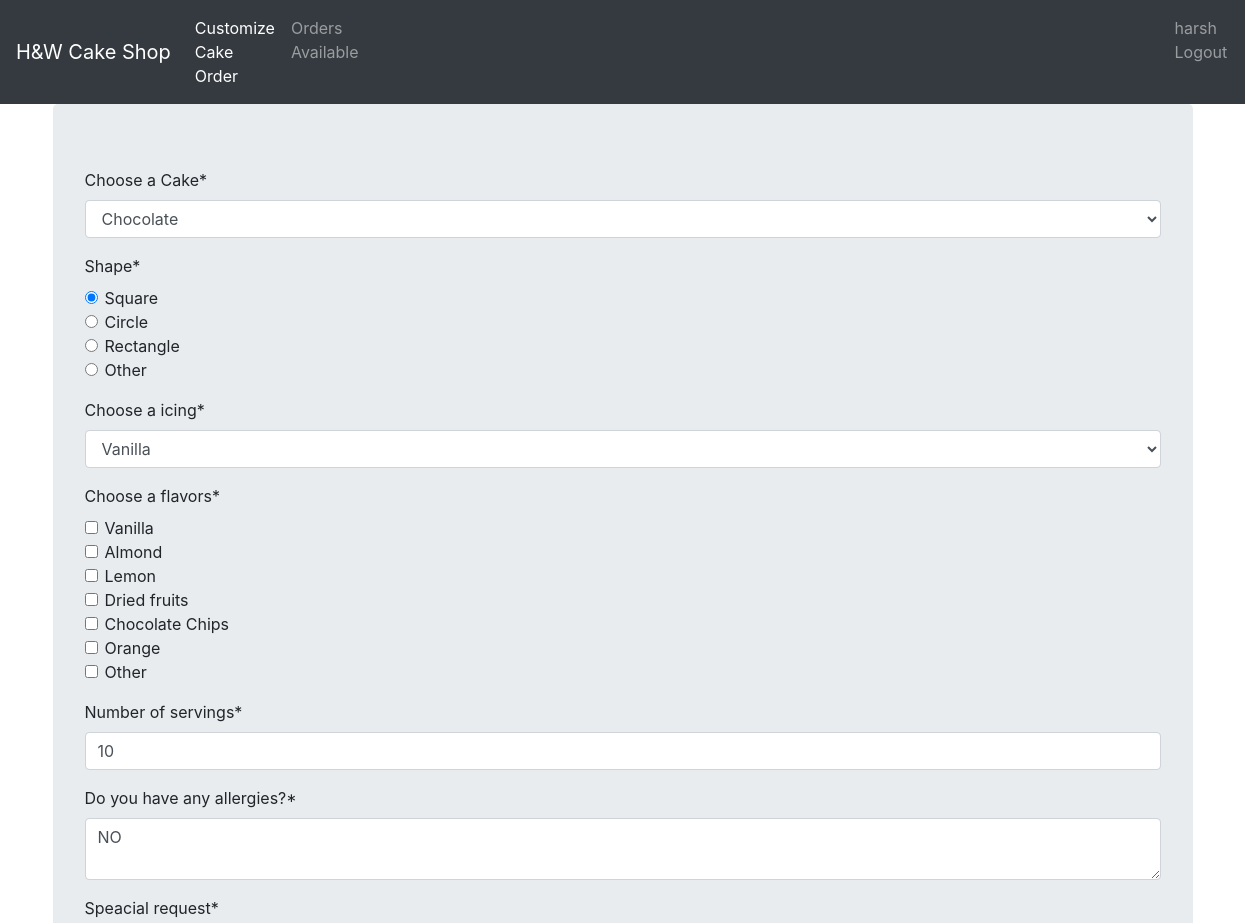
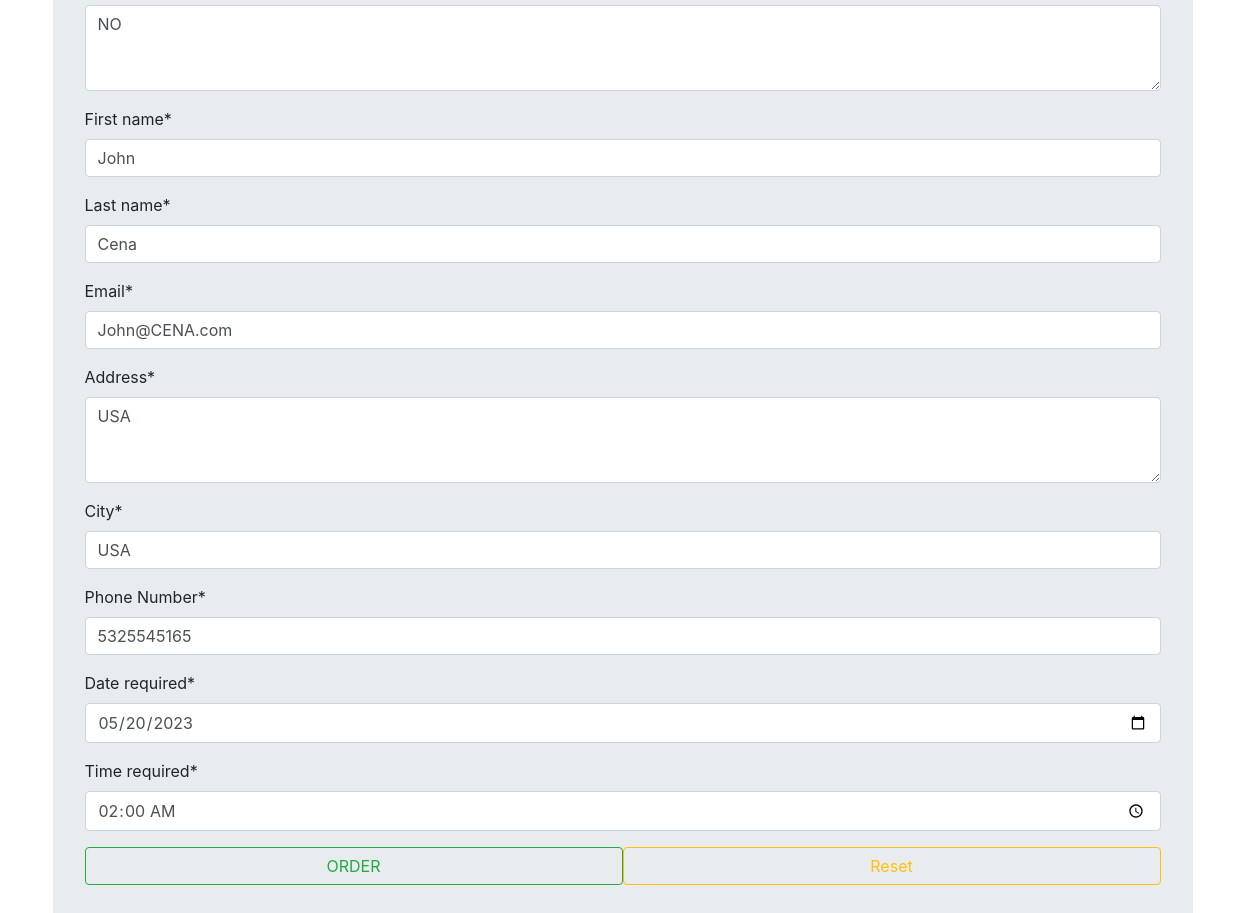
/update/1 (signed in), run on the app's committed database (2 pictures, top to bottom).
### shop1/models.py (models this page shows)
class Cakeshop(models.Model):
    choose_cake = models.CharField(max_length=60)
    shape = models.CharField(max_length=30)
    choose_icing = models.CharField(max_length=60)
    choose_flavors = models.CharField(max_length=60)
    no_of_servings = models.IntegerField()
    any_allergies = models.CharField(max_length=60)
    speacial_request = models.CharField(max_length=120)
    first_name = models.CharField(max_length=60)
    last_name = models.CharField(max_length=60)
    email = models.EmailField(max_length=60)
    address = models.CharField(max_length=120)
    city = models.CharField(max_length=30)
    number = models.CharField(max_length=10)
    date_required = models.DateField()
    time_required = models.TimeField()

### shop1/views.py (the view)
# urls.py: path('update/<int:pk>', views.update_view, name='update'),
def update_view(request, pk):
    data = Cakeshop.objects.get(id=pk)
    form = CakeshopForm(instance=data)
    if request.method == "POST":
        form = CakeshopForm(request.POST, instance=data)
        if form.is_valid():
            form.save()
            return redirect('details')
    template_name = 'shop1/order.html'
    context = {'form': form}
    return render(request, template_name, context)

### templates/shop1/order.html (shortened to what this page needs)
{% extends 'layout.html' %}
{% load crispy_forms_tags %}
{% block content %}
    <div class="jumbotron container">
        <form method="post">
            {{form|crispy}}
            <input type="submit" value="ORDER" class="btn btn-outline-success col-6">
            <input type="reset" value="Reset" class="btn btn-outline-warning col-6 float-right">
        </form>
    </div>
{% endblock %}

### templates/layout.html (shortened to what this page needs)
<!DOCTYPE html>
<html lang="en">
<head>
    <link rel="stylesheet" href="https://cdn.jsdelivr.net/npm/bootstrap@4.0.0/dist/css/bootstrap.min.css"
>
</head>
<body>
    <nav class="navbar navbar-expand-lg navbar-dark bg-dark">
        <a class="navbar-brand" href="#">H&W Cake Shop</a>
        <div class="collapse navbar-collapse" id="navbarNav">
            <ul class="navbar-nav">
                <li class="nav-item active">
                    <a class="nav-link" href="{% url 'order' %}">Customize Cake Order<span class="sr-only">(current)</span></a>
                </li>
                <li class="nav-item">
                    <a class="nav-link" href="{% url 'details' %}">Orders Available</a>
                </li>
                {% if user.is_authenticated %}
                <li class="nav-item" style="padding-left: 800px;">
                  <a class="nav-link" href="{% url 'logout' %}"><span>{{user.username}}</span> Logout</a>
                </li>
                {% endif %}
            </ul>
        </div>
    </nav>
    {% block content %}
    {% endblock %}
</body>
</html>

### data on the page
Cakeshop: choose_cake "Chocolate", shape "☑ Square ☐ Circle ☐ Rectangle ☐ Other", choose_icing "Vanilla", choose_flavors "☐ ☐ ☐ ☐ ☐ ☐ ☐", no_of_servings "10", any_allergies "NO", speacial_request "NO", first_name "John", last_name "Cena", email "John@CENA.com", address "USA", city "USA", number "5325545165", date_required "05/20/2023", time_required "02:00:00"

### other printed values
{{ user.username }} "harsh"
